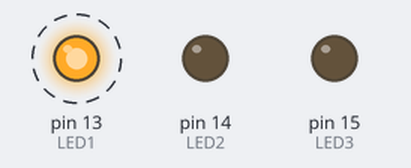
Recording of a sketch running on a simulated Arduino Uno, built with avr-gcc and run on an emulated ATmega328P. Parts: output pins drawn as LEDs (lit = HIGH). Dashed ring = blinking.

Above: at 0.5 s.
Timing chart, 0 to 4.6 s (numbered marks = the images above):
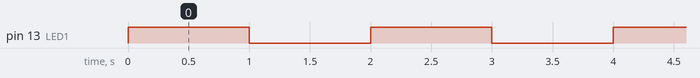

Measured:
- by itself, pin 13 (LED1): alternates HIGH for 1.0 s and LOW for 1.0 s

The sketch:

BareMinimum.ino
```cpp
#define LED1 13
#define LED2 14
#define LED3 15

void setup() {
pinMode(LED1, OUTPUT);
pinMode(LED2, OUTPUT);
pinMode(LED3, OUTPUT);
}

void loop() {
  digitalWrite(LED_BUILTIN, HIGH);
  delay(1000);
  digitalWrite(LED_BUILTIN, LOW);
  delay(1000);
}
```
